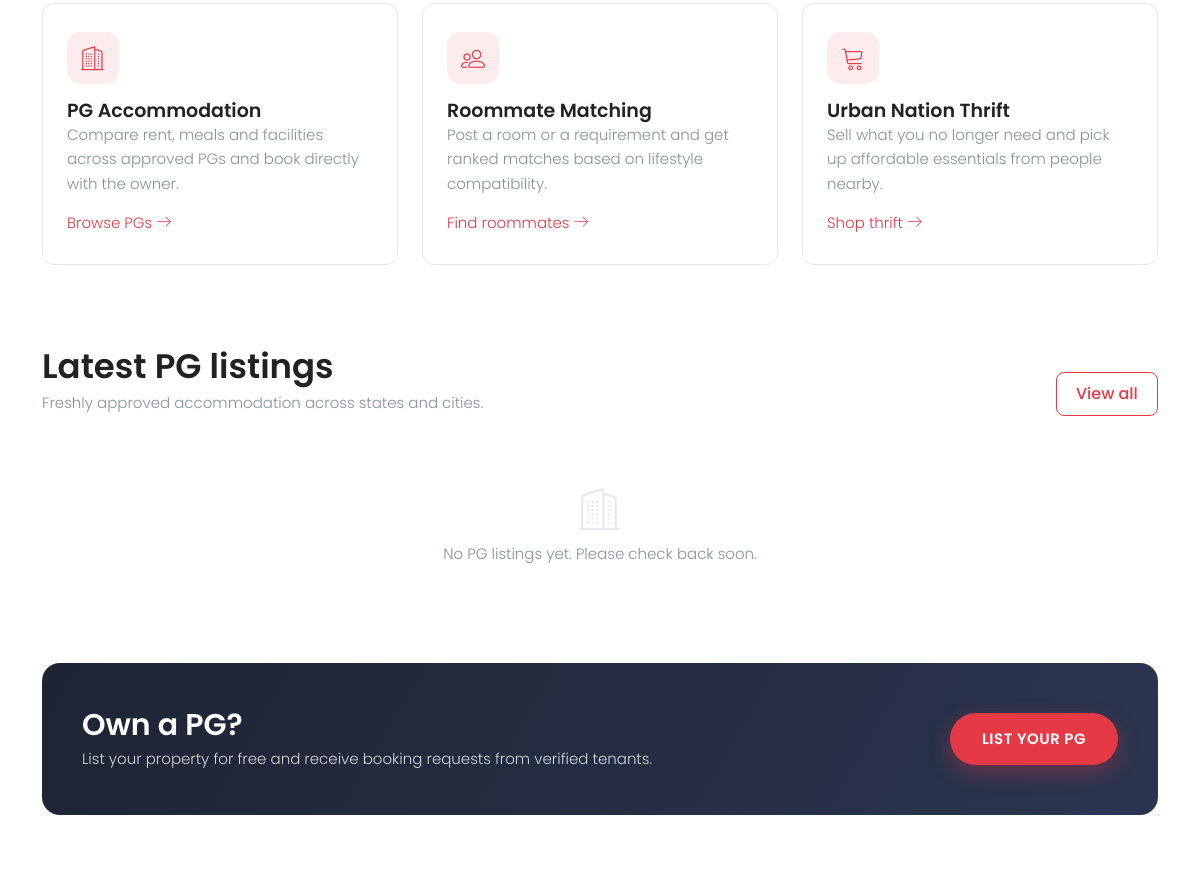
Before: / (middle part) with the older database file.
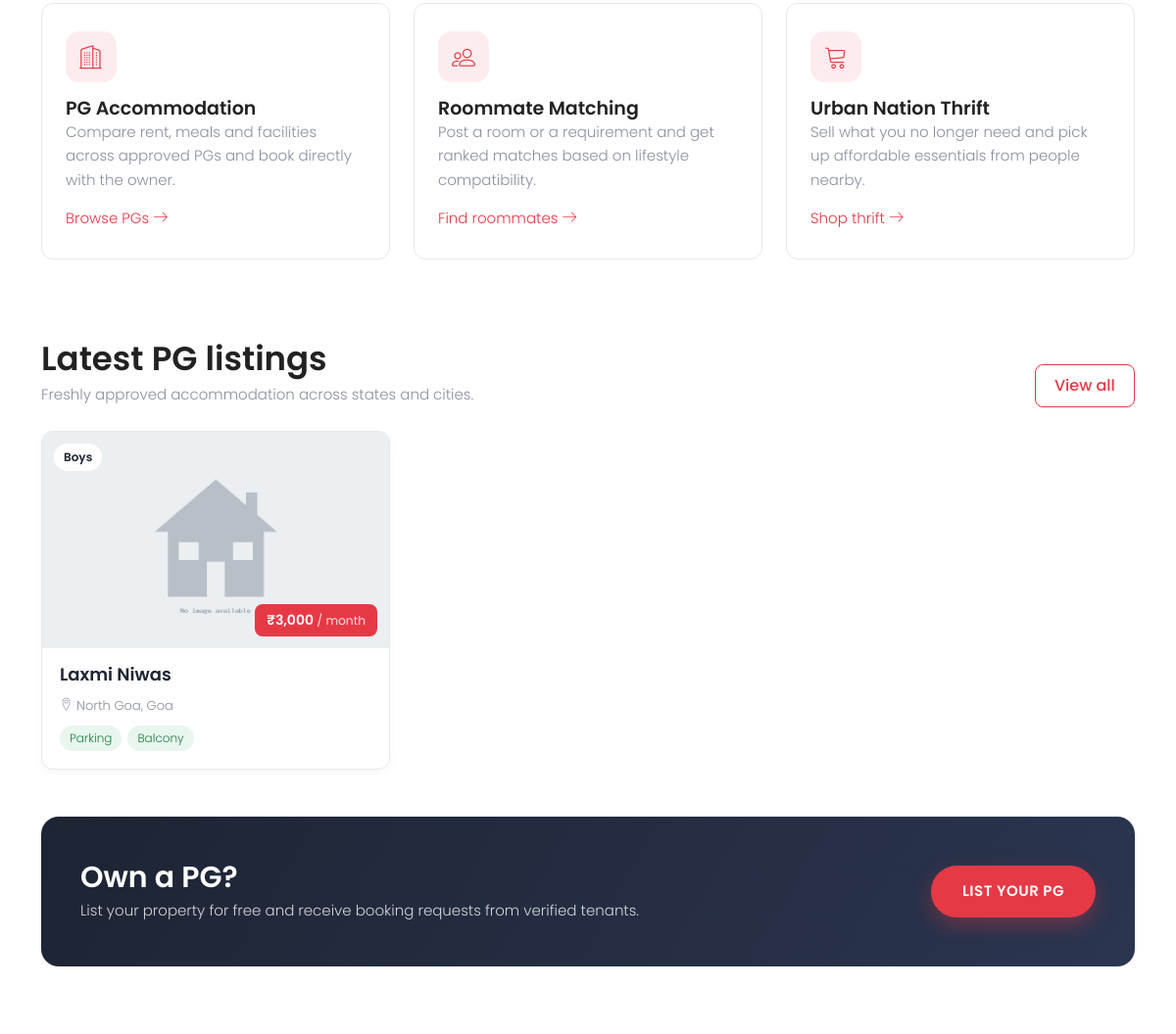
After: the same page with the newer database file.
### tables this page shows
CREATE TABLE `tblpg` (
  `ID` int(10) NOT NULL,
  `OwnerID` int(20) NOT NULL,
  `StateName` varchar(200) DEFAULT NULL,
  `CityName` varchar(200) DEFAULT NULL,
  `PGTitle` varchar(200) DEFAULT NULL,
  `Type` varchar(120) DEFAULT NULL,
  `RPmonth` varchar(120) DEFAULT NULL,
  `norooms` varchar(45) DEFAULT NULL,
  `Address` varchar(120) DEFAULT NULL,
  `Image` varchar(200) DEFAULT NULL,
  `Electricity` varchar(40) DEFAULT NULL,
  `Parking` varchar(40) DEFAULT NULL,
  `Refregerator` varchar(40) DEFAULT NULL,
  `Furnished` varchar(40) DEFAULT NULL,
  `AC` varchar(40) DEFAULT NULL,
  `Balcony` varchar(40) DEFAULT NULL,
  `StudyTable` varchar(40) DEFAULT NULL,
  `Laundry` varchar(40) DEFAULT NULL,
  `Security` varchar(40) DEFAULT NULL,
  `MealsBreakfast` varchar(45) DEFAULT NULL,
  `MealLunch` varchar(45) NOT NULL,
  `MealDinner` varchar(45) NOT NULL,
  `RegDate` timestamp NOT NULL DEFAULT current_timestamp(),
  `IsActive` int(1) DEFAULT NULL,
  `LastUpdationDate` timestamp NULL DEFAULT NULL ON UPDATE current_timestamp()
);

### includes/security.php (called while the page is built, shortened)
<?php
function h($value): string
{
    return htmlspecialchars((string) ($value ?? ''), ENT_QUOTES, 'UTF-8');
}

### index.php (the view, shortened to what this page needs)
<?php
require_once __DIR__ . '/includes/security.php';
include ('includes/dbconnection.php');
require_once __DIR__ . '/includes/pg-card.php';
$featured = mysqli_query($con, "SELECT * FROM tblpg WHERE IsActive = 1 ORDER BY ID DESC LIMIT 6");
?>
<!DOCTYPE html>
<html lang="en">
<head>
	<?php include __DIR__ . '/includes/head.php'; ?>
</head>
<body>
	<section class="section-gap">
		<div class="container">
			<div class="row g-4">
				<div class="col-md-4">
					<div class="service-card">
						<div class="icon"><span class="lnr lnr-apartment"></span></div>
						<h3>PG Accommodation</h3>
						<p>Compare rent, meals and facilities across approved PGs and book directly with the owner.</p>
						<a href="pg.php">Browse PGs <span class="lnr lnr-arrow-right"></span></a>
					</div>
				</div>
				<div class="col-md-4">
					<div class="service-card">
						<div class="icon"><span class="lnr lnr-users"></span></div>
						<h3>Roommate Matching</h3>
						<p>Post a room or a requirement and get ranked matches based on lifestyle compatibility.</p>
						<a href="find-roommate.php">Find roommates <span class="lnr lnr-arrow-right"></span></a>
					</div>
				</div>
				<div class="col-md-4">
					<div class="service-card">
						<div class="icon"><span class="lnr lnr-cart"></span></div>
						<h3>Urban Nation Thrift</h3>
						<p>Sell what you no longer need and pick up affordable essentials from people nearby.</p>
						<a href="resellNation/">Shop thrift <span class="lnr lnr-arrow-right"></span></a>
					</div>
				</div>
			</div>
		</div>
	</section>
	<section class="pb-5">
		<div class="container">
			<div class="d-flex flex-wrap justify-content-between align-items-end gap-2 mb-4">
				<div class="header-text">
					<h1 class="mb-1">Latest PG listings</h1>
					<p class="mb-0">Freshly approved accommodation across states and cities.</p>
				</div>
				<a class="btn btn-outline-primary" href="pg.php">View all</a>
			</div>
			<div class="row g-4">
				<?php if ($featured && mysqli_num_rows($featured) > 0) {
					while ($row = mysqli_fetch_assoc($featured)) { ?>
						<div class="col-lg-4 col-md-6"><?php render_pg_card($row); ?></div>
					<?php }
				} else { ?>
					<div class="col-12">
						<div class="empty-state"><span class="lnr lnr-apartment"></span>No PG listings yet. Please check back soon.</div>
					</div>
				<?php } ?>
			</div>
		</div>
	</section>
	<section class="pb-5 mb-4">
		<div class="container">
			<div class="owner-cta d-flex flex-wrap justify-content-between align-items-center gap-3">
				<div>
					<h2 class="mb-1">Own a PG?</h2>
					<p class="mb-0">List your property for free and receive booking requests from verified tenants.</p>
				</div>
				<a class="btn-explore" href="owner/owner-registration.php">List your PG</a>
			</div>
		</div>
	</section>
</body>
</html>

### includes/head.php (shortened to what this page needs)
<?php
$assetBase = $assetBase ?? '';
?>
<link rel="stylesheet" href="<?= $assetBase ?>css/linearicons.css">
<link rel="stylesheet" href="<?= $assetBase ?>css/font-awesome.min.css">
<link href="https://cdn.jsdelivr.net/npm/bootstrap@5.3.3/dist/css/bootstrap.min.css" rel="stylesheet"
>
<link rel="stylesheet" href="<?= $assetBase ?>css/main.css">
<link rel="stylesheet" href="https://cdnjs.cloudflare.com/ajax/libs/izitoast/1.4.0/css/iziToast.min.css">
<link rel="stylesheet" href="<?= $assetBase ?>css/urbannest.css">
<link rel="stylesheet" href="<?= $assetBase ?>css/navbar.css">

### includes/pg-card.php
<?php
function render_pg_card(array $row): void
{
    $id = (int) $row['ID'];
    $rent = is_numeric($row['RPmonth'] ?? null) ? number_format((float) $row['RPmonth']) : h($row['RPmonth'] ?? '');
    $features = [
        'AC'       => $row['AC'] ?? '',
        'Parking'  => $row['Parking'] ?? '',
        'Laundry'  => $row['Laundry'] ?? '',
        'Balcony'  => $row['Balcony'] ?? '',
        'Furnished' => $row['Furnished'] ?? '',
    ];
    ?>
    <a class="pg-card" href="pg-details.php?pid=<?= $id ?>">
        <div class="pg-card__media">
            <img src="owner/roomimages/<?= rawurlencode(basename((string) $row['Image'])) ?>"
                alt="<?= h($row['PGTitle']) ?>" loading="lazy" onerror="this.src='img/default-property.jpg'">
            <?php if (!empty($row['Type'])) { ?><span class="pg-card__tag"><?= h($row['Type']) ?></span><?php } ?>
            <span class="pg-card__price">&#8377;<?= $rent ?> <small>/ month</small></span>
        </div>
        <div class="pg-card__body">
            <h3 class="pg-card__title"><?= h($row['PGTitle']) ?></h3>
            <p class="pg-card__location"><span class="lnr lnr-map-marker"></span><?= h(trim(($row['CityName'] ?? '') . ', ' . ($row['StateName'] ?? ''), ', ')) ?></p>
            <ul class="pg-card__features">
                <?php foreach ($features as $label => $value) {
                    $yes = strcasecmp(trim((string) $value), 'Yes') === 0;
                    if (!$yes) {
                        continue;
                    } ?>
                    <li class="is-yes"><?= h($label) ?></li>
                <?php } ?>
            </ul>
        </div>
    </a>
    <?php
}

### css/main.css (style rules this page uses)
body { color: #777777; font-family: "Poppins", sans-serif; font-size: 14px; font-weight: 300; line-height: 1.625em; position: relative; }
ol, ul { margin: 0; padding: 0; list-style: none; }
a { -webkit-transition: all 0.3s ease 0s; -moz-transition: all 0.3s ease 0s; -o-transition: all 0.3s ease 0s; transition: all 0.3s ease 0s; }
a, a:focus, a:hover { text-decoration: none; outline: 0; }
.header-text { text-align: center; margin-bottom: 80px; }
.header-text h1 { margin-bottom: 16px; line-height: 38px !important; }
.header-text p { max-width: 584px; margin: 0 auto; }
h1, h2, h3, h4, h5, h6 { font-family: "Poppins", sans-serif; color: #222222; line-height: 1.2em !important; margin-bottom: 0; margin-top: 0; font-weight: 500; }
h1, .h1 { font-size: 36px; }
h2, .h2 { font-size: 30px; }
h3, .h3 { font-size: 24px; }
.mb-0 { margin-bottom: 0px; }
.flex-wrap { -webkit-flex-wrap: wrap; -moz-flex-wrap: wrap; -ms-flex-wrap: wrap; flex-wrap: wrap; }
h1 { font-size: 36px; }
h2 { font-size: 30px; }
h3 { font-size: 24px; }
h1, h2, h3, h4, h5, h6 { line-height: 1.5em; }
.section-gap { padding: 120px 0px; }

### index.php (style rules this page uses)
.service-card { height: 100%; padding: 28px 24px; border-radius: var(--un-radius); border: 1px solid var(--un-line); background: #fff; transition: box-shadow .2s ease, transform .2s ease; }
.service-card .icon { width: 52px; height: 52px; display: grid; place-items: center; border-radius: 14px; background: var(--un-red-soft); color: var(--un-red); font-size: 24px; margin-bottom: 16px; }
.service-card h3 { font-size: 19px; }
.service-card p { color: var(--un-muted); margin-bottom: 14px; }
.owner-cta { background: linear-gradient(120deg, #1d2433 0%, #2b3550 100%); border-radius: 18px; padding: 44px 40px; color: rgba(255, 255, 255, .8); }
.owner-cta h2 { color: #fff; font-size: clamp(22px, 3vw, 30px); }

Changed rows visible on the page:
now on this page (row edited): tblpg: Type "Boys", RPmonth "3,000", PGTitle "Laxmi Niwas", CityName+StateName "North Goa, Goa", label "Parking", label "Balcony"
Other visible differences:
text no longer shown: "No PG listings yet. Please check back soon."
